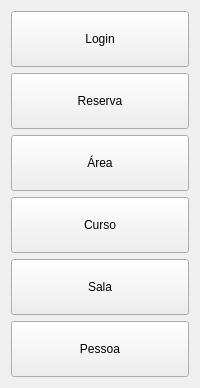
                  <widget class="QWidget" name="editar">
                   <layout class="QVBoxLayout" name="verticalLayout_10">
                    <item>
                     <widget class="QPushButton" name="btnEditarLogin">
                      <property name="minimumSize">
                       <size>
                        <width>119</width>
                        <height>56</height>
                       </size>
                      </property>
                      <property name="cursor">
                       <cursorShape>PointingHandCursor</cursorShape>
                      </property>
                      <property name="text">
                       <string>Login</string>
                      </property>
                      <property name="autoExclusive">
                       <bool>true</bool>
                      </property>
                     </widget>
                    </item>
                    <item>
                     <widget class="QPushButton" name="btnEditarReserva">
                      <property name="minimumSize">
                       <size>
                        <width>119</width>
                        <height>56</height>
                       </size>
                      </property>
                      <property name="cursor">
                       <cursorShape>PointingHandCursor</cursorShape>
                      </property>
                      <property name="text">
                       <string>Reserva</string>
                      </property>
                      <property name="autoExclusive">
                       <bool>true</bool>
                      </property>
                     </widget>
                    </item>
                    <item>
                     <widget class="QPushButton" name="btnEditarArea">
                      <property name="minimumSize">
                       <size>
                        <width>119</width>
                        <height>56</height>
                       </size>
                      </property>
                      <property name="cursor">
                       <cursorShape>PointingHandCursor</cursorShape>
                      </property>
                      <property name="text">
                       <string>Área</string>
                      </property>
                      <property name="autoExclusive">
                       <bool>true</bool>
                      </property>
                     </widget>
                    </item>
                    <item>
                     <widget class="QPushButton" name="btnEditaCurso">
                      <property name="minimumSize">
                       <size>
                        <width>119</width>
                        <height>56</height>
                       </size>
                      </property>
                      <property name="cursor">
                       <cursorShape>PointingHandCursor</cursorShape>
                      </property>
                      <property name="text">
                       <string>Curso</string>
                      </property>
                      <property name="autoExclusive">
                       <bool>true</bool>
                      </property>
                     </widget>
                    </item>
                    <item>
                     <widget class="QPushButton" name="btnEditarSala">
                      <property name="minimumSize">
                       <size>
                        <width>119</width>
                        <height>56</height>
                       </size>
                      </property>
                      <property name="cursor">
                       <cursorShape>PointingHandCursor</cursorShape>
                      </property>
                      <property name="text">
                       <string>Sala</string>
                      </property>
                     </widget>
                    </item>
                    <item>
                     <widget class="QPushButton" name="btnEditarPessoas">
                      <property name="minimumSize">
                       <size>
                        <width>119</width>
                        <height>56</height>
                       </size>
                      </property>
                      <property name="cursor">
                       <cursorShape>PointingHandCursor</cursorShape>
                      </property>
                      <property name="text">
                       <string>Pessoa</string>
                      </property>
                      <property name="autoExclusive">
                       <bool>true</bool>
                      </property>
                     </widget>
                    </item>
                   </layout>
                  </widget>
